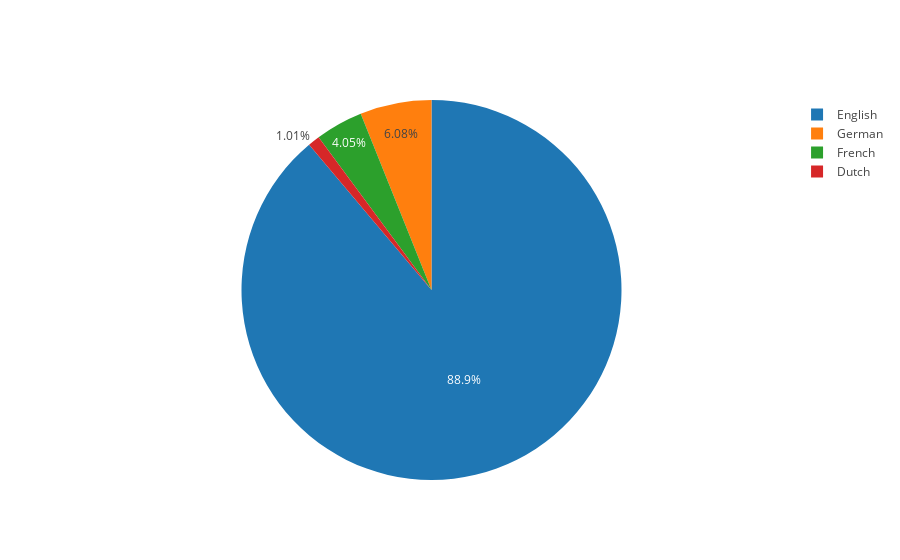

The notebook cell this image was saved under:
### Code cell
languages = general["What interface language do you use MB in?"]
languages_sums = pd.value_counts(languages.values)


trace = go.Pie(labels=list(languages_sums.index), values=languages_sums.values)
iplot([trace], filename='basic_pie_chart')

### Figure 1 — Plotly figure (JSON) as saved in the notebook; plotly's stock layout.template omitted (floating-point values rounded to 4 significant figures)
{"data": [{"labels": ["English", "German", "French", "Dutch"], "type": "pie", "values": [1053, 72, 48, 12]}], "layout": {}}
